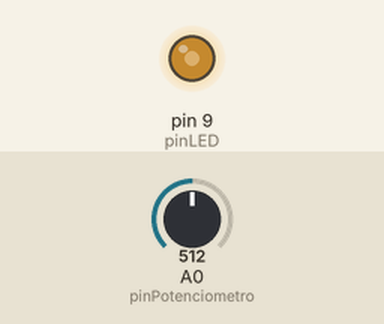
Simulated run of this sketch. Board: Arduino Uno, built with avr-gcc and run on an emulated ATmega328P. Parts: output pins drawn as LEDs (lit = HIGH). Inputs (shaded band) come from the test bench; at power-on: A0 (pinPotenciometro) = 512.

Above: at 1.2 s.
1.3 s: A0 (pinPotenciometro) set to 716
At 2.1 s:
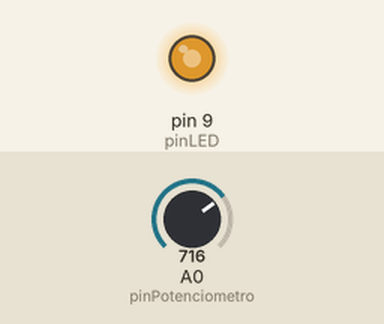
2.8 s: A0 (pinPotenciometro) set to 900
At 3.5 s:
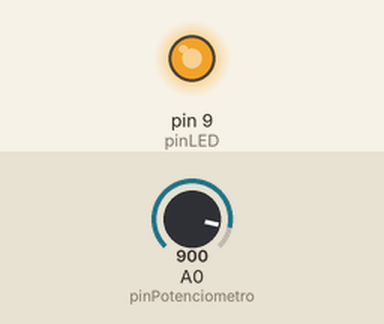
4.3 s: A0 (pinPotenciometro) set to 122
At 5.5 s:
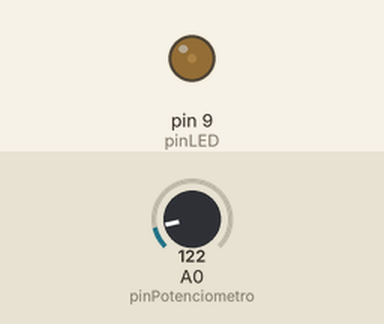
5.8 s: A0 (pinPotenciometro) set to 0
At 7.0 s:
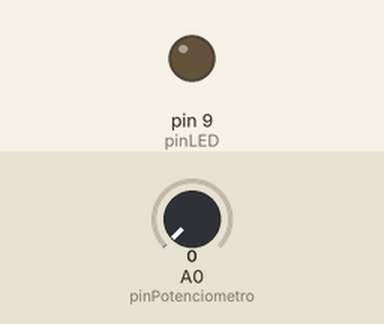
7.3 s: A0 (pinPotenciometro) set to 511
At 8.0 s:
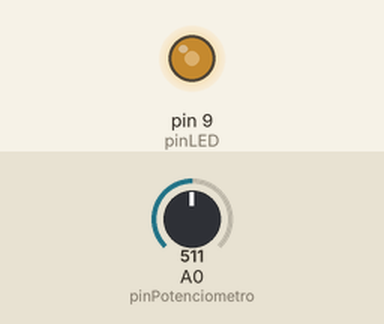
Timing chart, 0 to 9.8 s (numbered marks = the images above; inputs shaded):
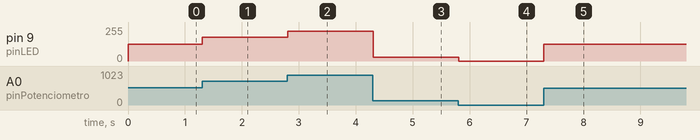

The sketch:

LEDAtenuable.ino
```cpp
const int pinPotenciometro = A0;
const int pinLED = 9;

int valorPot = 0;                 // Guarda la lectura analógica (0 a 1023)
int brilloLED = 0;                // Guarda el valor convertido para el LED (0 a 255)

void setup() {
  pinMode(pinLED, OUTPUT);
}

void loop() {
  // 1. Lee el voltaje del potenciómetro (devuelve un número entre 0 y 1023)
  valorPot = analogRead(pinPotenciometro);

  // 2. Convierte el rango de entrada (0-1023) al rango de salida PWM (Lo que utiliza y entiende el LED) (0-255)
  brilloLED = map(valorPot, 0, 1023, 0, 255);

  // 3. Envia la señal PWM al LED para variar su intensidad luminosa
  analogWrite(pinLED, brilloLED);

  // Pausa recomendada de 10 milisegundos para estabilizar las lecturas
  delay(10);
}
```

Measured:
- after the input at 1.3 s, pin 9 (pinLED): 127/255 → 178/255 at once
- after the input at 2.8 s, pin 9 (pinLED): 178/255 → 224/255 at once
- after the input at 4.3 s, pin 9 (pinLED): 224/255 → 30/255 at once
- after the input at 5.8 s, pin 9 (pinLED): 30/255 → 0/255 at once
- after the input at 7.3 s, pin 9 (pinLED): 0/255 → 127/255 at once
